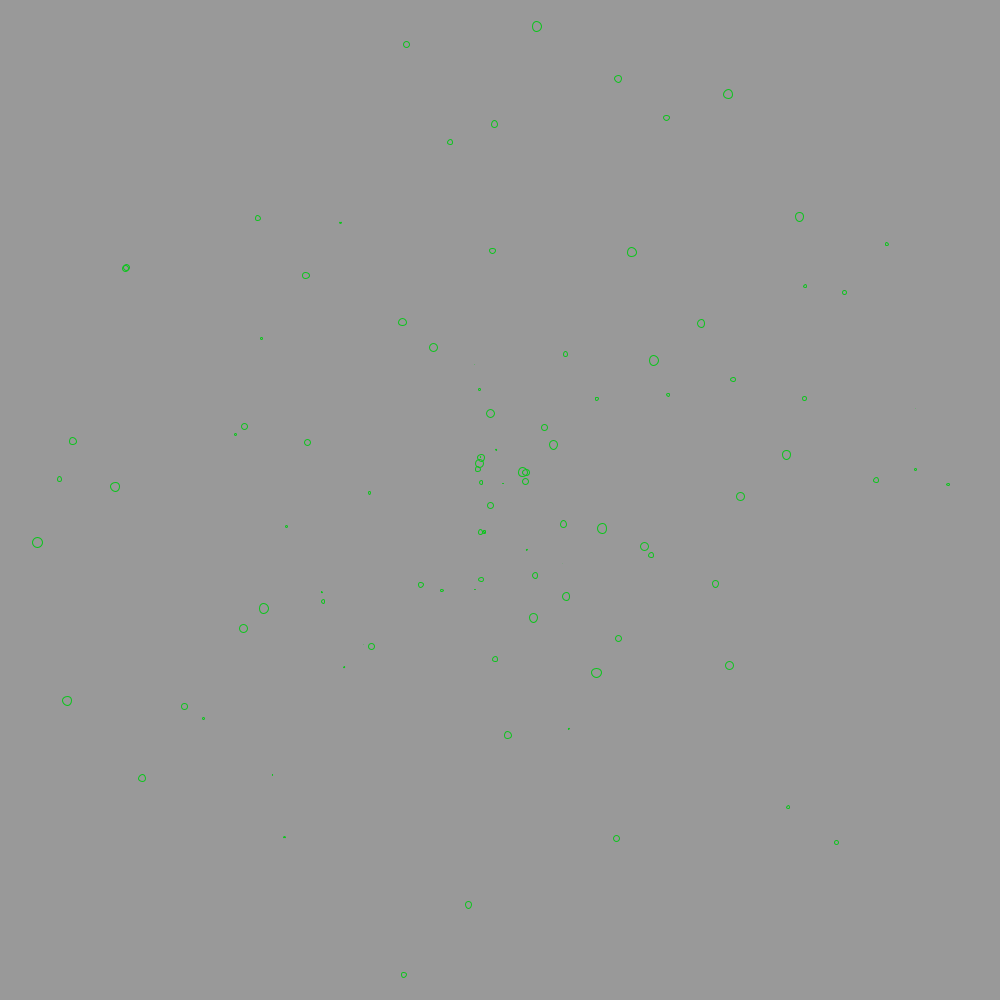
Frame 1 (no input)
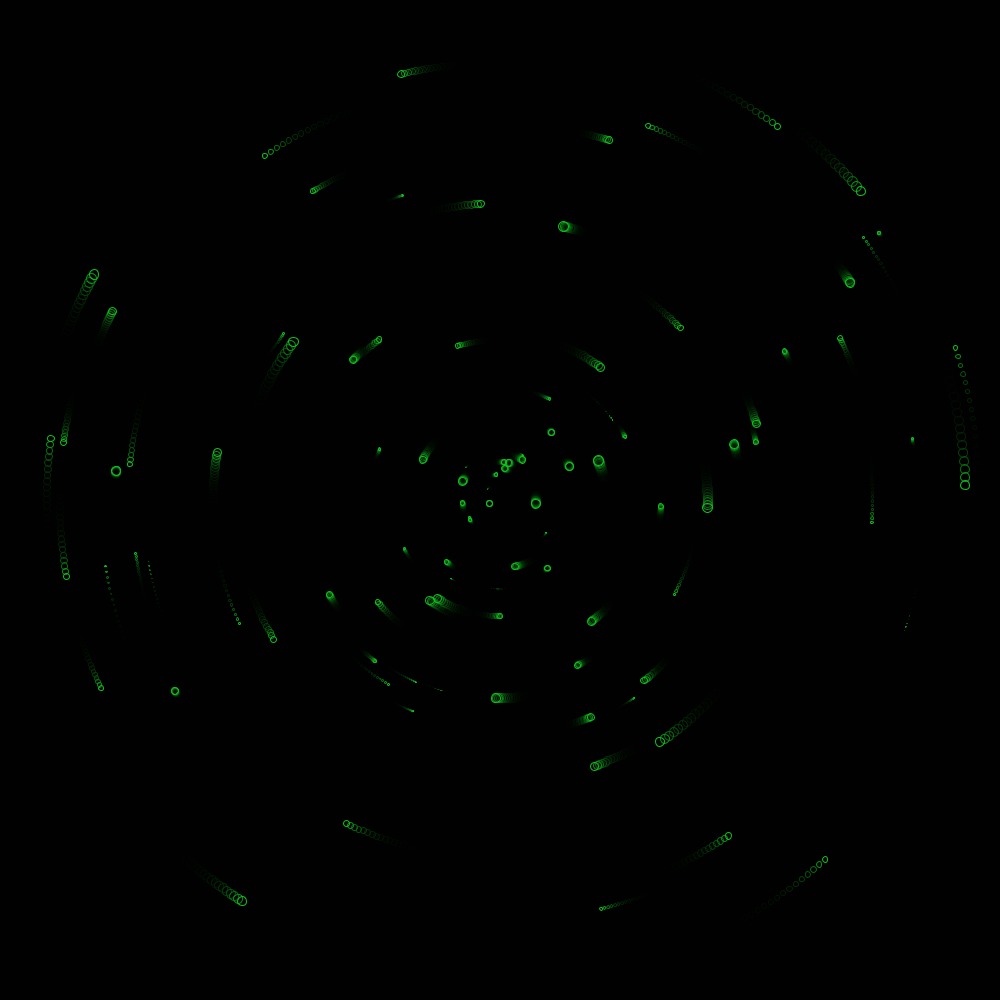
Frame 60 (the mouse pressed at the canvas centre just before this capture)
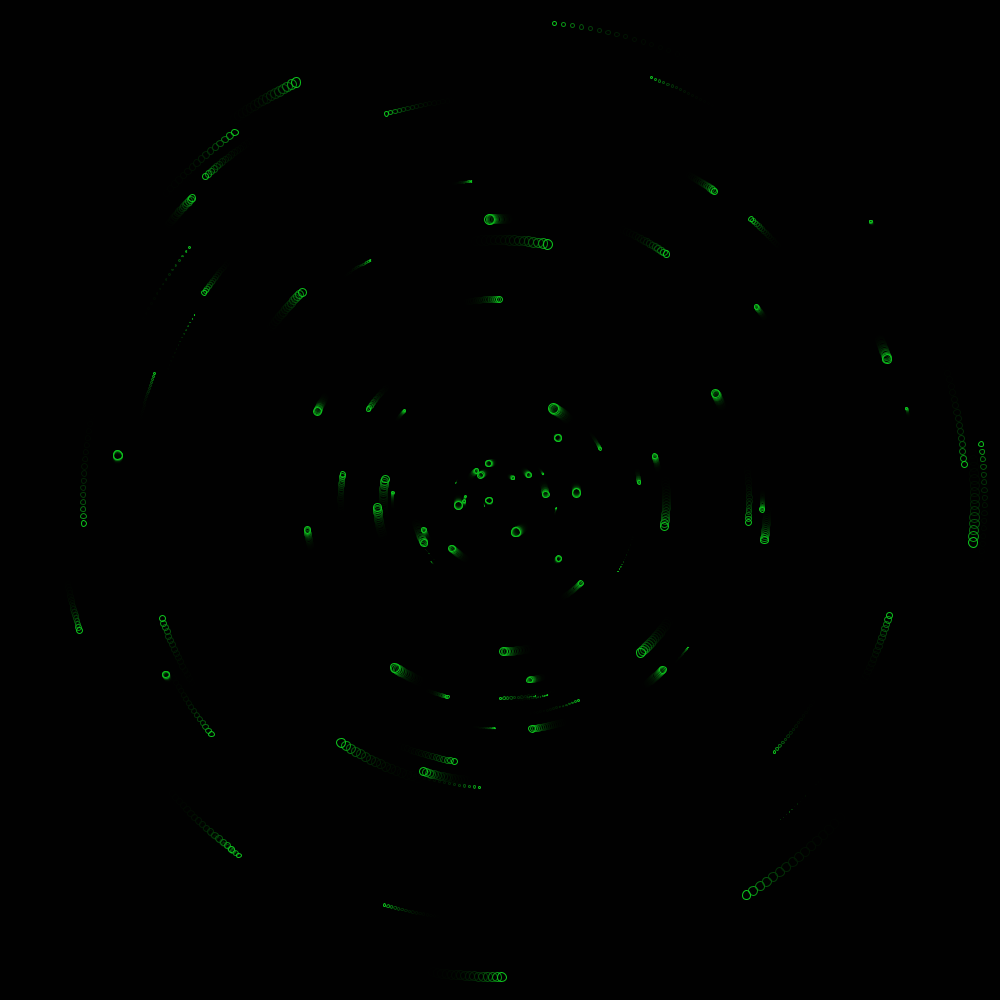
Frame 120 (the mouse held since frame 60 and released just before this capture)

The Processing sketch that drew these frames (run headless with seeded random() and noise(); from frame 60 on, the mouse is pressed at the canvas centre):

// Processing sketch: GreenPlanets
// ── GreenPlanets.pde
float radius = 30;
int planetNum = 100;

Planet[] planets = new Planet[planetNum];

void setup(){
  size(1000, 1000);
  for(int i = 0; i < planets.length; i++){
    planets[i] = new Planet(random(-0.02, 0.02), random(1, 500), random(0, 360), random(0.1, 10));
  }
}

void draw(){
  fill(0,64);
  noStroke();
  rect(0,0,width,height);
  for(int i = 0; i < planets.length; i++){
    planets[i].display();
    planets[i].move();
  }
}

// ── Planet.pde
class Planet{
  float speed;
  float tRadius;
  float radius;
  float t;
  
  Planet(float _speed, float _tRadius, float _t, float _radius){
    speed = _speed;
    tRadius = _tRadius;
    t = _t;
    radius = _radius;
  }
  
  void display(){
    noFill();
    stroke(13,196,29);
    ellipse(tRadius*cos(t)+(width/2), tRadius*sin(t)+(height/2), radius, radius);
  }
  
  void move(){
    t += speed;
  }
}
